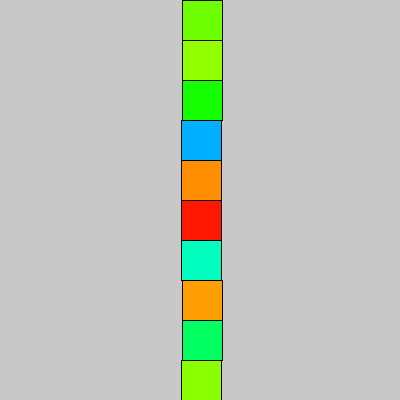
Frame 1 (no input)
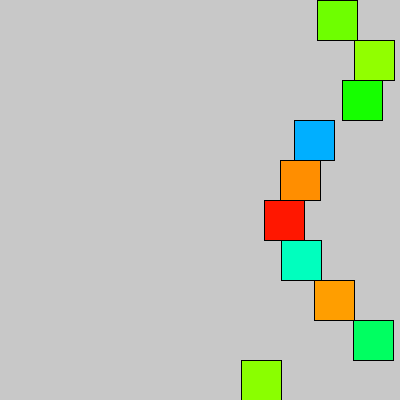
Frame 60 (the mouse pressed at the canvas centre just before this capture)
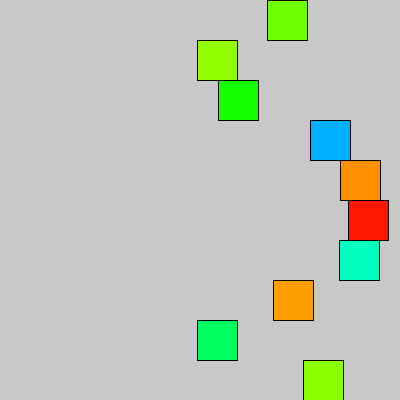
Frame 120 (the mouse held since frame 60 and released just before this capture)

The Processing sketch that drew these frames (run headless with seeded random() and noise(); from frame 60 on, the mouse is pressed at the canvas centre):

// Processing sketch: prac8
// ── prac8.pde
int cant = 10;
float tam = 10;
float x[], y[], vel[], col[];

void setup() {
  size(400, 400);
  colorMode(HSB);
  x = new float[cant];
  y = new float[cant];
  vel = new float[cant];
  col = new float[cant];
  tam = height/cant;
  for (int i = 0; i < cant; i++) {
    x[i] = width/2;
    y[i] = i * tam + tam/2;
    vel[i] = random(1, 3);
    col[i] = random(256);
  }
  rectMode(CENTER);
}

void draw() {
  background(200);
  for (int i = 0; i < cant; i++) {
    x[i] += vel[i];
    if (x[i] > width-tam/2 || x[i] < tam/2) {
      vel[i] *= -1;
    }
    fill(col[i], 256, 256);
    rect(x[i], y[i], tam, tam);
  }
}

void mousePressed() {
  int py = int(mouseY/tam);
  if ( mouseX-tam/2 < x[py] && mouseX+tam/2 > x[py]) { 
    col[py] = random(256);
    vel[py] *= -1;
  }
}
